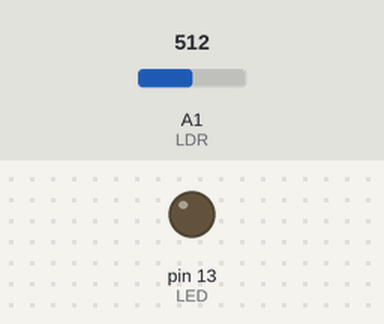
The sketch below on a simulated Arduino Uno, built with avr-gcc and run on an emulated ATmega328P. On the bench: output pins drawn as LEDs (lit = HIGH). The test bench sets the inputs (shaded band); at power-on: A1 (LDR) = 512.

Above: at 1.2 s.
1.3 s: A1 (LDR) set to 483
At 2.1 s:
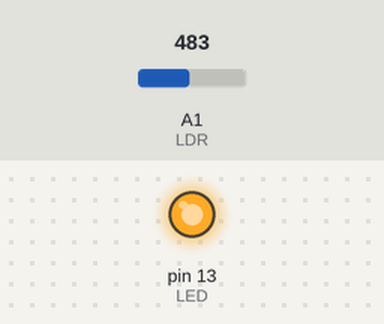
2.8 s: A1 (LDR) set to 510
At 3.2 s:
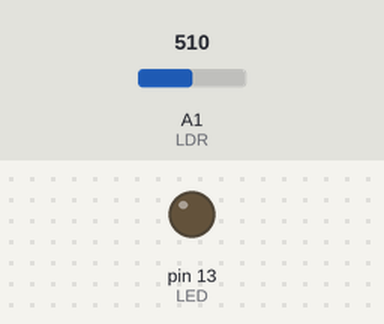
4.3 s: A1 (LDR) set to 490
At 5.6 s:
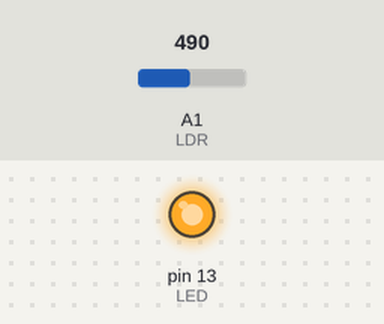
Timing chart, 0 to 7.3 s (numbered marks = the images above; inputs shaded):
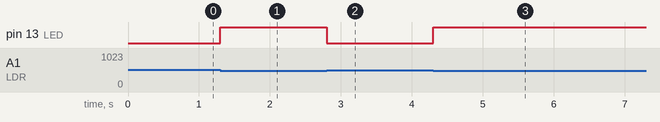

Measured:
- the behaviour switches between 500 and 499 on A1 (LDR) (found by bisection; images 0 and 1)
- after the input at 1.3 s, pin 13 (LED): LOW → HIGH at once
- after the input at 2.8 s, pin 13 (LED): HIGH → LOW at once
- after the input at 4.3 s, pin 13 (LED): LOW → HIGH at once

The sketch:

LDR.ino
```cpp
// C++ code
//

//Lendo o valor de entrada atraves do sensor de luminosidade
static int LDR = A1;

//Saida
static int LED = 13;

//Amarzenando o valor lido
static int valor = 0;

void setup()
{
  pinMode(LDR, INPUT);
  pinMode(LED, OUTPUT);
}

void loop()
{
  valor = analogRead(LDR);

  if(valor<500) {
    digitalWrite(LED, HIGH);
  } else {
    digitalWrite(LED, LOW);
    delay(100);
  }
}
```
